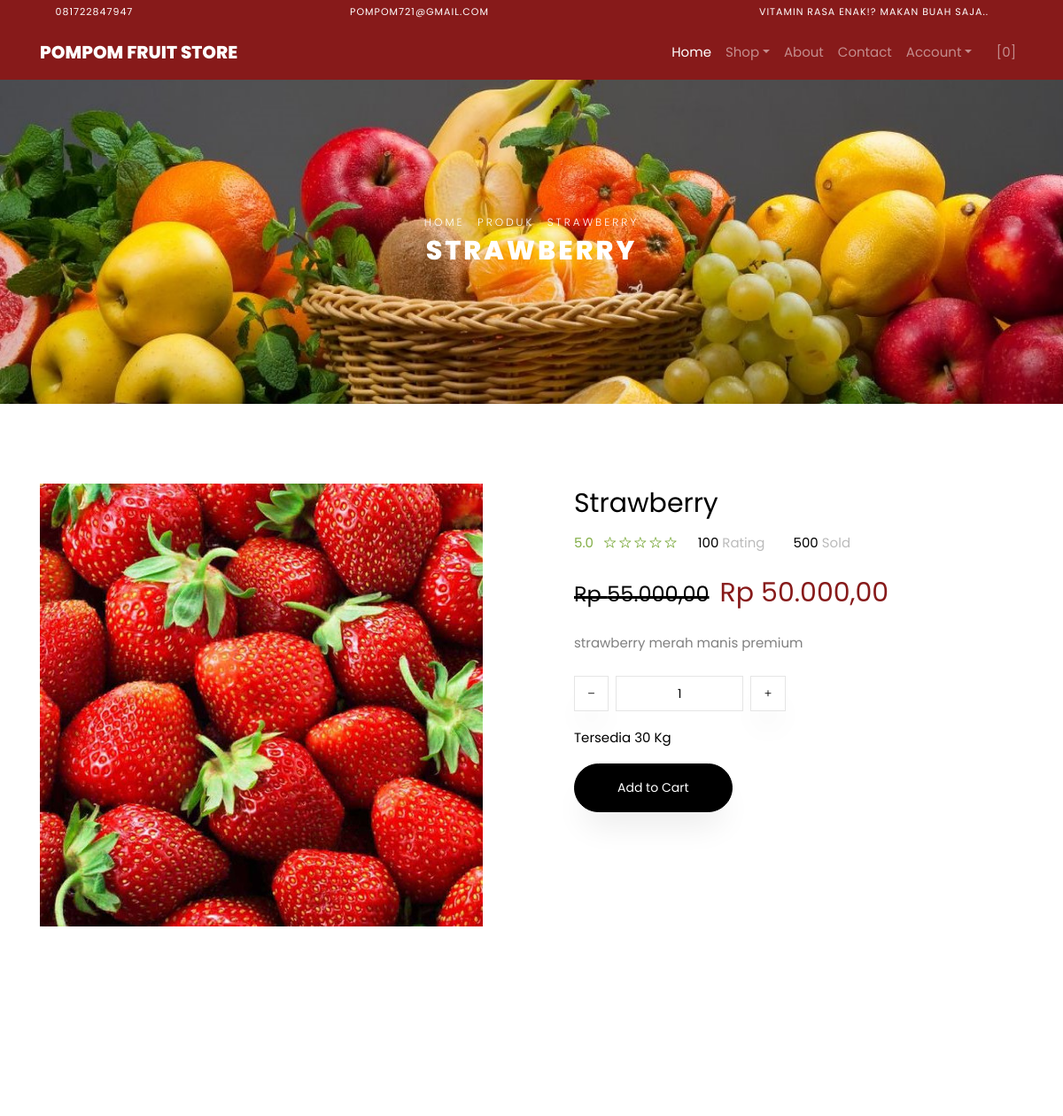
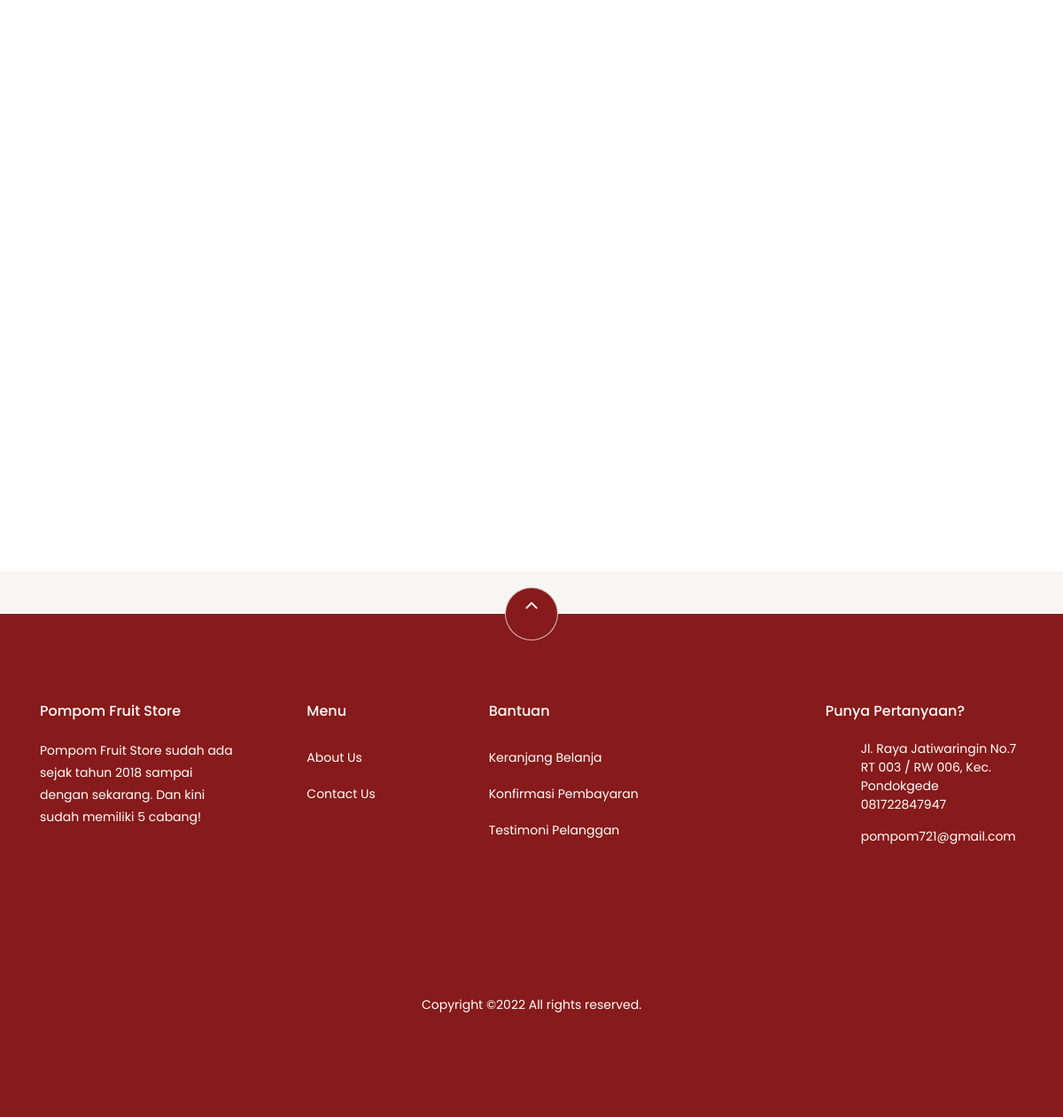
/shop/product/1/SB120772/, run on the app's committed database (2 pictures, top to bottom).
### tables this page shows
CREATE TABLE `settings` (
  `id` int(10) NOT NULL,
  `key` varchar(32) NOT NULL,
  `content` text NOT NULL
);

CREATE TABLE `products` (
  `id` bigint(20) NOT NULL,
  `category_id` int(10) DEFAULT NULL,
  `sku` varchar(32) DEFAULT NULL,
  `name` varchar(191) NOT NULL,
  `description` varchar(191) DEFAULT NULL,
  `picture_name` varchar(191) DEFAULT NULL,
  `price` decimal(8,2) NOT NULL,
  `current_discount` decimal(8,2) DEFAULT 0.00,
  `stock` int(10) NOT NULL,
  `product_unit` varchar(32) DEFAULT NULL,
  `is_available` tinyint(1) DEFAULT 1,
  `add_date` datetime DEFAULT NULL
);

### application/views/themes/fruity/shop/view_single_product.php (the view, shortened to what the rows shown need)
<div class="hero-wrap hero-bread" style="background-image: url('<?php echo get_theme_uri('images/bg_1.jpg'); ?>');">
    <div class="container">
      <div class="row no-gutters slider-text align-items-center justify-content-center">
        <div class="col-md-9 ftco-animate text-center">
            <p class="breadcrumbs"><span class="mr-2"><?php echo anchor(base_url(), 'Home'); ?></span>
            <span class="mr-2"><?php echo anchor('browse', 'Produk'); ?></span>
            <span><?php echo $product->name; ?></span></p>
          <h1 class="mb-0 bread"><?php echo $product->name; ?></h1>
        </div>
      </div>
    </div>
  </div>
  <section class="ftco-section">
      <div class="container">
          <div class="row">
              <div class="col-lg-6 mb-5 ftco-animate">
                  <a href="<?php echo base_url('assets/uploads/products/'. $product->picture_name); ?>" class="image-popup"><img src="<?php echo base_url('assets/uploads/products/'. $product->picture_name); ?>" class="img-fluid" alt="<?php echo $product->name; ?>"></a>
              </div>
              <div class="col-lg-6 product-details pl-md-5 ftco-animate">
                  <h3><?php echo $product->name; ?></h3>
                  <div class="rating d-flex">
                          <p class="text-left mr-4">
                              <a href="#" class="mr-2">5.0</a>
                              <a href="#"><span class="ion-ios-star-outline"></span></a>
                              <a href="#"><span class="ion-ios-star-outline"></span></a>
                              <a href="#"><span class="ion-ios-star-outline"></span></a>
                              <a href="#"><span class="ion-ios-star-outline"></span></a>
                              <a href="#"><span class="ion-ios-star-outline"></span></a>
                          </p>
                          <p class="text-left mr-4">
                              <a href="#" class="mr-2" style="color: #000;">100 <span style="color: #bbb;">Rating</span></a>
                          </p>
                          <p class="text-left">
                              <a href="#" class="mr-2" style="color: #000;">500 <span style="color: #bbb;">Sold</span></a>
                          </p>
                      </div>
                  <p class="price">
                      <?php if ($product->current_discount > 0) : ?>
                        <span class="mr-2 price-dc"><strike><small>Rp <?php echo format_rupiah($product->price); ?></small></strike></span>
                        <span class="price-sale" style="color: #871a1a;">Rp <?php echo format_rupiah($product->price - $product->current_discount); ?></span>
                      <?php else : ?>
                      <span>Rp <?php echo format_rupiah($product->price); ?></span>
                      <?php endif; ?>
                    </p>
                  <p><?php echo $product->description; ?></p>
                      <div class="row mt-4">
                          <div class="input-group col-md-6 d-flex mb-3">
                   <span class="input-group-btn mr-2">
                      <button type="button" class="quantity-left-minus btn"  data-type="minus" data-field="">
                     <i class="ion-ios-remove"></i>
                      </button>
                      </span>
                   <input type="text" id="quantity" name="quantity" class="form-control input-number" value="1" min="1" max="100">
                   <span class="input-group-btn ml-2">
                      <button type="button" class="quantity-right-plus btn" data-type="plus" data-field="">
                       <i class="ion-ios-add"></i>
                   </button>
                   </span>
                </div>
                <div class="col-md-12">
                    <p style="color: #000;">Tersedia <?php echo $product->stock; ?> <?php echo $product->product_unit; ?></p>
                </div>
            </div>
            <p><a href="#" class="btn btn-black btn-sm py-3 px-5 add-cart cart-btn" data-sku="<?php echo $product->sku; ?>" data-name="<?php echo $product->name; ?>" data-price="<?php echo ($product->current_discount > 0) ? ($product->price - $product->current_discount) : $product->price; ?>" data-id="<?php echo $product->id; ?>">Add to Cart</a></p>
              </div>
          </div>
      </div>
  </section>
  <section class="ftco-section">
      <div class="container">
              <div class="row justify-content-center mb-3 pb-3">
      </div>
      </div>
      <div class="container">
          <div class="row">
          </div>
      </div>
  </section>

### application/views/themes/fruity/header.php (shortened to what the rows shown need)
?><!DOCTYPE html>
<html lang="en">
  <head>
    <link rel="stylesheet" href="<?php echo get_theme_uri('css/open-iconic-bootstrap.min.css'); ?>">
    <link rel="stylesheet" href="<?php echo get_theme_uri('css/animate.css'); ?>">
    <link rel="stylesheet" href="<?php echo get_theme_uri('css/owl.carousel.min.css'); ?>">
    <link rel="stylesheet" href="<?php echo get_theme_uri('css/owl.theme.default.min.css'); ?>">
    <link rel="stylesheet" href="<?php echo get_theme_uri('css/magnific-popup.css'); ?>">
    <link rel="stylesheet" href="<?php echo get_theme_uri('css/aos.css'); ?>">
	<link rel="stylesheet" href="<?php echo get_theme_uri('css/ionicons.min.css'); ?>">
	<link rel="stylesheet" href="<?php echo get_theme_uri('js/plugins/@fortawesome/fontawesome-free/css/all.min.css', 'argon'); ?>">
    <link rel="stylesheet" href="<?php echo get_theme_uri('css/bootstrap-datepicker.css'); ?>">
    <link rel="stylesheet" href="<?php echo get_theme_uri('css/jquery.timepicker.css'); ?>">
    <link rel="stylesheet" href="<?php echo get_theme_uri('css/flaticon.css'); ?>">
    <link rel="stylesheet" href="<?php echo get_theme_uri('css/icomoon.css'); ?>">
	<link rel="stylesheet" href="<?php echo get_theme_uri('css/style.css'); ?>">
	<link rel="stylesheet" href="<?php echo base_url('assets/plugins/toastr/toastr.min.css'); ?>">
  </head>
  <body class="goto-here">
		<div class="py-1" style="background-color: #871a1a">
    	<div class="container">
    		<div class="row no-gutters d-flex align-items-start align-items-center px-md-0">
	    		<div class="col-lg-12 d-block">
		    		<div class="row d-flex">
		    			<div class="col-md pr-4 d-flex topper align-items-center">
					    	<div class="icon mr-2 d-flex justify-content-center align-items-center"><span class="icon-phone2"></span></div>
						    <span class="text"><?php echo get_settings('store_phone_number'); ?></span>
					    </div>
					    <div class="col-md pr-4 d-flex topper align-items-center">
					    	<div class="icon mr-2 d-flex justify-content-center align-items-center"><span class="icon-paper-plane"></span></div>
						    <span class="text"><?php echo get_settings('store_email'); ?></span>
					    </div>
					    <div class="col-md-5 pr-4 d-flex topper align-items-center text-lg-right">
						    <span class="text"><?php echo get_settings('store_tagline'); ?></span>
					    </div>
				    </div>
			    </div>
		    </div>
		  </div>
    	</div>
    <nav class="navbar navbar-expand-lg navbar-dark ftco_navbar" style="background-color: #871a1a;" id="ftco-navbar">
	    <div class="container navbar-dark" style="background-color: #871a1a;">
	      <a class="navbar-brand" href="<?php echo base_url(); ?>"><?php echo get_store_name(); ?></a>
	      <div class="collapse navbar-collapse" id="ftco-nav">
	        <ul class="navbar-nav ml-auto ">
	          <li class="nav-item active"><a href="<?php echo base_url(); ?>" class="nav-link">Home</a></li>
	          <li class="nav-item dropdown">
              <a class="nav-link dropdown-toggle" href="#" id="dropdown04" data-toggle="dropdown" aria-haspopup="true" aria-expanded="false">Shop</a>
            </li>
	          <li class="nav-item"><a href="<?php echo site_url('pages/about'); ?>" class="nav-link">About</a></li>
              <li class="nav-item"><a href="<?php echo site_url('pages/contact'); ?>" class="nav-link">Contact</a></li>
              <li class="nav-item dropdown">
              <a class="nav-link dropdown-toggle" href="#" id="dropdown05" data-toggle="dropdown" aria-haspopup="true" aria-expanded="false">Account</a>
            </li>
	          <li class="nav-item cta cta-colored"><a href="<?php echo site_url('shop/cart'); ?>" class="nav-link"><span class="icon-shopping_cart"></span>[<span class="cart-item-total">0</span>]</a></li>
	        </ul>
	      </div>
	    </div>
	  </nav>

### application/views/themes/fruity/footer.php (shortened to what the rows shown need)
<section class="ftco-section ftco-no-pt ftco-no-pb py-5 bg-light">
    <div class="container py-4">
    </div>
  </section>
  <footer class="ftco-footer ftco-section footer-dark" style="background-color: #871a1a; color:white;">
    <div class="container">
        <div class="row">
            <div class="mouse">
                      <a href="#" class="mouse-icon" style="background-color: #871a1a;">
                          <div class="mouse-wheel"><span class="ion-ios-arrow-up"></span></div>
                      </a>
                  </div>
        </div>
      <div class="row mb-5">
        <div class="col-md">
          <div class="ftco-footer-widget mb-4">
            <h2 class="ftco-heading-2" style="color: white;"><?php echo get_store_name(); ?></h2>
            <p><?php echo get_settings('store_description'); ?></p>
            <ul class="ftco-footer-social list-unstyled float-md-left float-lft mt-5">
            </ul>
          </div>
        </div>
        <div class="col-md">
          <div class="ftco-footer-widget mb-4 ml-md-5">
            <h2 class="ftco-heading-2" style="color: white;">Menu</h2>
            <ul class="list-unstyled">
              <li><a href="<?php echo site_url('pages/about'); ?>" class="py-2 d-block" style="color: white;">About Us</a></li>
              <li><a href="<?php echo site_url('pages/contact'); ?>" class="py-2 d-block" style="color: white;">Contact Us</a></li>
            </ul>
          </div>
        </div>
        <div class="col-md-4">
           <div class="ftco-footer-widget mb-4">
            <h2 class="ftco-heading-2" style="color: white;">Bantuan</h2>
            <div class="d-flex">
                <ul class="list-unstyled mr-l-5 pr-l-3 mr-4">
                  <li><a href="<?php echo site_url('shop/cart'); ?>" class="py-2 d-block" style="color: white;">Keranjang Belanja</a></li>
                  <li><a href="<?php echo site_url('customer/payments/confirm'); ?>" class="py-2 d-block" style="color: white;">Konfirmasi Pembayaran</a></li>
                  <li><a href="<?php echo site_url('shop/testimonial'); ?>" class="py-2 d-block" style="color: white;">Testimoni Pelanggan</a></li>
                </ul>
              </div>
          </div>
        </div>
        <div class="col-md">
          <div class="ftco-footer-widget mb-4">
              <h2 class="ftco-heading-2" style="color: white;">Punya Pertanyaan?</h2>
              <div class="block-23 mb-3">
                <ul>
                  <li><span class="icon icon-map-marker"></span><span class="text" style="color: white;"><?php echo get_settings('store_address'); ?></span></li>
                  <li><a href="#"><span style="color: white;" class="icon icon-phone"></span><span class="text" style="color: white;"><?php echo get_settings('store_phone_number'); ?></span></a></li>
                  <li><a href="#"><span style="color: white;" class="icon icon-envelope"></span><span class="text" style="color: white;"><?php echo get_settings('store_email'); ?></span></a></li>
                </ul>
              </div>
          </div>
        </div>
      </div>
      <div class="row">
        <div class="col-md-12 text-center">
          <p>
              Copyright &copy;<script>document.write(new Date().getFullYear());</script> All rights reserved.
          </p>
        </div>
      </div>
    </div>
  </footer>
</body>
</html>

### data on the page
settings: content "081722847947"
settings: content "POMPOM721@GMAIL.COM", content "pompom721@gmail.com"
settings: content "VITAMIN RASA ENAK!? MAKAN BUAH SAJA.."
settings: content "POMPOM FRUIT STORE", content "Pompom Fruit Store"
settings: content (picture)
products: name "STRAWBERRY", picture_name (picture), name "Strawberry", price "55.000,00", format_rupiah($product->price - $product->current_discount) "50.000,00", description "strawberry merah manis premium", stock "30", product_unit "Kg"
settings: content "Pompom Fruit Store sudah ada sejak tahun 2018 sampai dengan sekarang. Dan kini sudah memiliki 5 cabang!"
settings: content "Jl. Raya Jatiwaringin No.7 RT 003 / RW 006, Kec. Pondokgede"

### other printed values
anchor(base_url(), 'Home') "HOME"
anchor('browse', 'Produk') "PRODUK"
